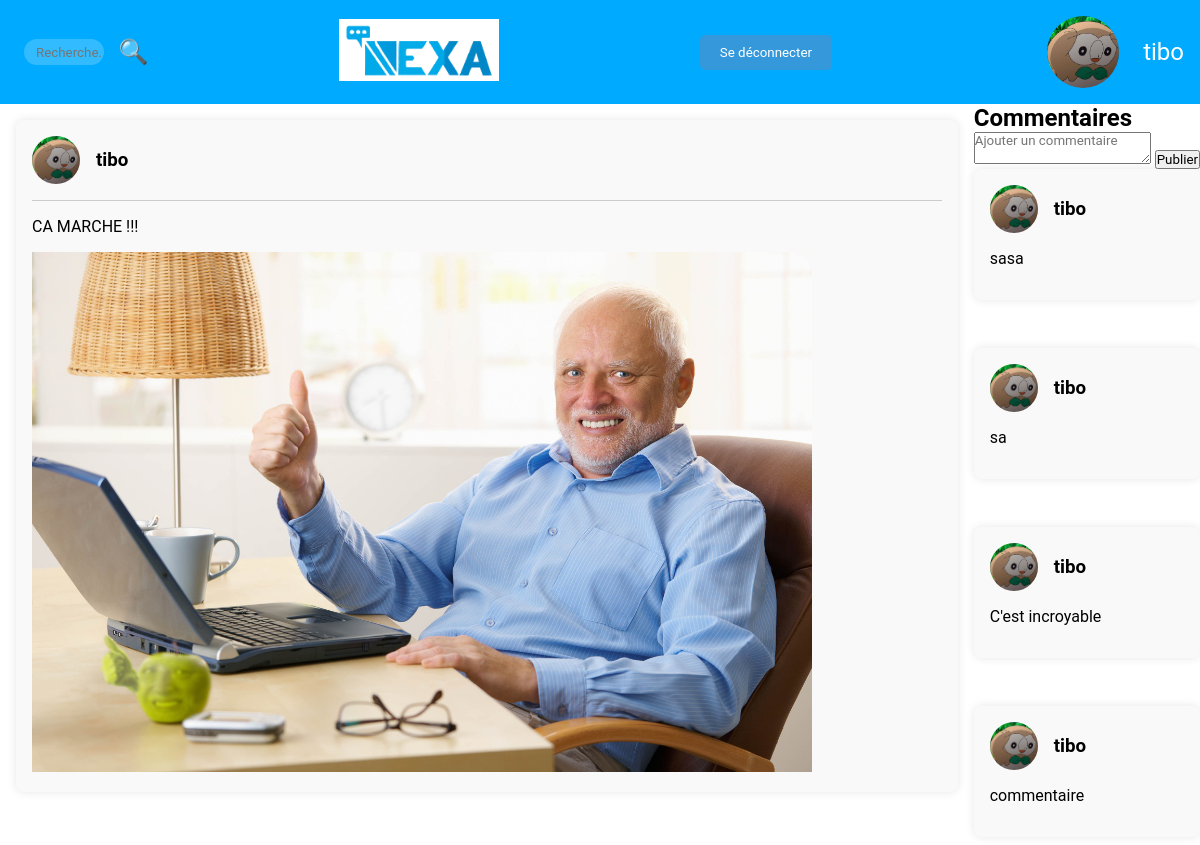
Screenshot of /views/post.php?id=2 (signed in) with the database file from the repository.
### tables this page shows
CREATE TABLE "users" (
	"id"	INTEGER NOT NULL,
	"username"	TEXT,
	"email"	TEXT,
	"mdp"	TEXT,
	"codeMDPOublie"	TEXT,
	"pp"	TEXT,
	"is_moderator"	BOOLEAN DEFAULT 0,
	"last_connexion"	DATE,
	"first_connexion"	DATE,
	"codeInscription"	VARCHAR(10), description VARCHAR2(1000),
	PRIMARY KEY("id")
);

CREATE TABLE "Post" (
              id_post INTEGER PRIMARY KEY,
              user TEXT,
              pp TEXT,
              contenu TEXT,
              Time TEXT,
              Like INTEGER DEFAULT 0,  -- Ajoutez la colonne avec la valeur par défaut
              Comment INTEGER,
              partage INTEGER,
              vues INTEGER,
              id_pere INTEGER, image TEXT, categorie VARCHAR(255),
              FOREIGN KEY(user) REFERENCES Users(user),
              FOREIGN KEY(pp) REFERENCES Users(pp)
            );

### ctrl/UserController.php (called while the page is built, shortened)
<?php
require_once $_SERVER['DOCUMENT_ROOT'] . '/models/UserModel.php';
class UserController
{
    public function getUser($email)
    {
        $userModel = new UserModel();
        $user = $userModel->getUserData($email);
        return $user;
    }
}

### models/UserModel.php (called while the page is built, shortened)
<?php
class UserModel
{
    public function connectDB()
    {
        $path = __DIR__ . "/../db/db_nexa.sqlite";
        try {
            $db = new PDO('sqlite:' . $path);
            $db->setAttribute(PDO::ATTR_ERRMODE, PDO::ERRMODE_EXCEPTION);
            return $db;
        } catch (PDOException $e) {
            die('Erreur de connexion à la base de données : ' . $e->getMessage());
        }
    }
    public function getUserData($username)
    {
        $query = "SELECT * FROM users WHERE username = :username";
        $stmt = $this->connectDB()->prepare($query);
        $stmt->bindParam(':username', $username, PDO::PARAM_STR);
        $stmt->execute();
        $user_data = $stmt->fetch(PDO::FETCH_ASSOC);
        return $user_data;
    }
}

### ctrl/PostController.php (called while the page is built, shortened)
<?php
require_once $_SERVER['DOCUMENT_ROOT'] . ('/models/PostModel.php');
class PostController
{
    public function getPost($id_post)
    {
        if (
            isset($_SERVER['REQUEST_METHOD']) &&
            $_SERVER['REQUEST_METHOD'] == "GET"
        ) {
            $user = $_SESSION['username'];
            $postModel = new PostModel();
            $post = $postModel->getPost($id_post);
            $post['LikeCount'] = $postModel->getPostLikes($id_post);
            $post['user_liked'] = $postModel->getPostUserLiked($id_post, $user);
            return $post;
        }
    }
    public function getComments($id_post)
    {
        $postModel = new PostModel();
        $comments = $postModel->getComments($id_post);
        return $comments;
    }
}

### models/PostModel.php (called while the page is built, shortened)
<?php
class PostModel
{
    public function connectDB()
    {
        $path = __DIR__ . "/../db/db_nexa.sqlite";
        try {
            $db = new PDO('sqlite:' . $path);
            $db->setAttribute(PDO::ATTR_ERRMODE, PDO::ERRMODE_EXCEPTION);
            return $db;
        } catch (PDOException $e) {
            die('Erreur de connexion à la base de données : ' . $e->getMessage());
            session_start();
            $_SESSION["error_message"] = "Connexion impossible a la DB !";
            header('Location: ../index.php');
            exit;
        }
    }
    public function getPost($id_post)
    {
        $query = "SELECT Post.*, (SELECT COUNT(*) FROM Likes WHERE Likes.post_id = Post.id_post) as LikeCount, (SELECT COUNT(*) FROM Likes WHERE Likes.post_id = Post.id_post AND Likes.user = :user) as user_liked, Users.pp AS user_pp FROM Post LEFT JOIN Users ON Post.user = Users.username WHERE Post.id_post = :id_post";
        $stmt = $this->connectDB()->prepare($query);
        $stmt->bindParam(':id_post', $id_post, PDO::PARAM_INT);
        $stmt->execute();
        $result = $stmt->fetch(PDO::FETCH_ASSOC);
        return $result;
    }
    public function getPostLikes($id_post)
    {
        $query = "SELECT COUNT(*) as LikeCount FROM Likes WHERE post_id = :id_post";
        $stmt = $this->connectDB()->prepare($query);
        $stmt->bindParam(':id_post', $id_post, PDO::PARAM_INT);
        $stmt->execute();
        $result = $stmt->fetch(PDO::FETCH_ASSOC);
        return $result['LikeCount'];
    }
    public function getPostUserLiked($id_post, $user)
    {
        $query = "SELECT COUNT(*) as user_liked FROM Likes WHERE post_id = :id_post AND user = :user";
        $stmt = $this->connectDB()->prepare($query);
        $stmt->bindParam(':id_post', $id_post, PDO::PARAM_INT);
        $stmt->bindParam(':user', $user, PDO::PARAM_STR);
        $stmt->execute();
        $result = $stmt->fetch(PDO::FETCH_ASSOC);
        return $result['user_liked'] == 1;
    }
    public function getComments($id_pere)
    {
        $query = "SELECT Post.*, Users.pp AS user_pp FROM Post LEFT JOIN Users ON Post.user = Users.username WHERE Post.id_pere = :id_pere ORDER BY Post.Time DESC";
        $stmt = $this->connectDB()->prepare($query);
        $stmt->bindParam(':id_pere', $id_pere);
        $stmt->execute();
        $result = $stmt->fetchAll(PDO::FETCH_ASSOC);
        return $result;
    }
}

### views/post.php (the view, shortened to what this page needs)
<?php
$user = isset($_SESSION['username']) ? $_SESSION['username'] : 'err_user';
require_once('../ctrl/UserController.php');
$userCtrl = new UserController();
$user_data = $userCtrl->getUser($user);
require_once('../ctrl/PostController.php');
if (isset($_GET['id'])) {
    $postId = $_GET['id'];
} else {
    header('dashboard.php');
}
$postCtrl = new PostController();
$post_fetch = $postCtrl->getPost($postId);
$post = $post_fetch;
$comments = $postCtrl->getComments($postId);
?>
<!DOCTYPE html>
<html lang="fr">
<head>
    <link rel="stylesheet" href="../css/post.css">
</head>
<body class="post-body">
    <?php include('header.php'); ?>
    <main class="main-content">
        <section class="right-panel">
            <div class="post">
                <div class="post-header">
                    <img src="../<?php echo $post['user_pp']; ?>" alt="Photo de profil de l'utilisateur"
                        class="post-pp post-pp-hover">
                    <h3 class="post-username">
                        <?php echo $post['user']; ?>
                    </h3>
                </div>
                <hr class="post-divider">
                <a href="post.php?id=<?php echo $post['id_post']; ?>">
                    <p class="post-content">
                        <?php echo $post['contenu']; ?>
                    </p>
                    <?php if (!empty($post['image'])): ?>
                        <img src="../<?php echo $post['image']; ?>" alt="Photo de profil" class="post-image" />
                    <?php endif; ?>
                </a>
            </div>
        </section>
        <section class="comments">
            <h2>Commentaires</h2>
            <form action="../Post/sendComment" method="post">
                <textarea name="contenu" placeholder="Ajouter un commentaire"></textarea>
                <input type="submit" value="Publier">
            </form>
            <?php foreach ($comments as $comment): ?>
                <div class="post">
                    <div class="post-header">
                        <img src="../<?php echo $comment['user_pp']; ?>"
                            alt="Photo de profil de l'utilisateur qui a commenté" class="post-pp post-pp-hover">
                        <h3 class="post-username">
                            <?php echo $comment['user']; ?>
                        </h3>
                    </div>
                    <p class="post-content">
                        <?php echo $comment['contenu']; ?>
                    </p>
                </div>
            <?php endforeach; ?>
        </section>
    </main>
</body>
</html>

### views/header.php (shortened to what this page needs)
<link rel="stylesheet" href="../css/header.css">
<header class="header-body">
    <div class="left-header">
        <form id="searchForm" class="search-form">
            <div class="left-header">
                <input type="text" id="searchInput" name="search" class="search-input" placeholder="Recherche..."
                    required>
                <button id="searchBtn" class="search-btn" type="button">🔍</button>
            </div>
        </form>
    </div>
    <a href="dashboard.php"><img src="../Images/Logos/Logo_Nexa.png" alt="Logo Nexa" class="logo-img"></a>
    <form action="../User/logout" method="post">
        <input class='button' type="submit" name="logout" value="Se déconnecter">
    </form>
    <div class="user-icon">
        <a href="profil.php" class="username-link"><img src="../<?php echo $user_data['pp']; ?>" alt="Profil"
                class="post-pp post-pp-hover"></a>
        <?php echo $user; ?>
    </div>
</header>

### css/post.css (style rules this page uses)
* { font-family: 'Roboto', sans-serif; margin: 0; padding: 0; box-sizing: border-box; }
.post-body a { text-decoration: none; color: #000; }
.post-body { margin: 0; padding: 0; }
.post-body .main-content { display: flex; justify-content: space-between; height: calc(100vh - 3.7em); }
.post-body .right-panel { flex: 3; padding: 1em; overflow-y: auto; }
.post-body .post { background-color: #f9f9f9; border-radius: 0.5em; padding: 1em; margin-bottom: 3em; box-shadow: 0 0 0.6em rgba(0, 0, 0, 0.1); }
.post-body .post-header { display: flex; align-items: center; margin-bottom: 1em; }
.post-body .post-pp { width: 3em; height: 3em; border-radius: 50%; margin-right: 1em; }
.post-body .post-username { font-weight: bold; }
.post-body .post-divider { margin-bottom: 1em; border: 0; border-top: 1px solid #ccc; }
.post-body .post-content { margin-top: 1em; margin-bottom: 1em; }
.post-body .post-image { max-width: 65vw; max-height: 65vh; }

### css/header.css (style rules this page uses)
.header-body { background-color: #00aaff; color: white; padding: 1em; display: flex; justify-content: space-between; align-items: center; width: 100%; }
.header-body .left-header { display: flex; align-items: center; }
.header-body .logo-img { width: 10em; background-color: white; padding: 0.3em; text-align: center; }
.header-body .search-btn, .header-body .search-input { margin-left: 0.6em; }
.header-body .search-btn { background: none; border: none; color: white; font-size: 1.5em; cursor: pointer; }
.header-body .search-input { width: 6em; height: 2em; border: none; border-radius: 1em; padding-left: 0.9em; background: rgba(255, 255, 255, 0.2); color: white; transition: width 0.4s ease, background 0.4s ease; outline: none; }
.header-body .user-icon { font-size: 1.5em; display: flex; align-items: center; }
.header-body .username-link { display: flex; align-items: center; color: white; text-decoration: none; margin-left: 0.6em; }
.header-body .button { background-color: #3498db; color: #fff; border: none; padding: 10px 20px; border-radius: 5px; cursor: pointer; margin: 10px; transition: background-color 0.3s ease-in-out; }
.header-body .post-pp { width: 3em; height: 3em; border-radius: 50%; margin-right: 1em; }

### rows the page displays
users: pp (picture)
post: user "tibo", contenu "CA MARCHE !!!", image (picture)
post: users.pp (picture), user "tibo", contenu "sasa"
post: users.pp (picture), user "tibo", contenu "sa"
post: users.pp (picture), user "tibo", contenu "C'est incroyable"
post: users.pp (picture), user "tibo", contenu "commentaire"

### other values shown
$user "tibo"
